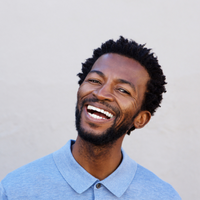
#> input picture SP1_WebPage/images/1.png, 200 x 200 px, given in place of the camera
$ python main.py
#> lines starting #> are read from the running program, lines starting #| are printed output that depends on the picture
import cv2, glob, os
import time
from datetime import datetime
from emailing import send_email
from threading import Thread

video = cv2.VideoCapture(0)
time.sleep(1)

status_list = []
first_frame = None
count = 1

def clean_folder():
    print("Clean folder function started")
    images = glob.glob("images/*.png")
    for image in images:
        os.remove(image)
    print("Clean folder function ended")

while True:
    status = 0
    check, frame = video.read()
#> frame is the input picture: shape (200, 200, 3); mean B, G, R 186.5, 177.8, 180.5

    now = datetime.now()
    cv2.putText(frame, now.strftime("%A"), (30, 80), cv2.FONT_HERSHEY_SIMPLEX, 1, (255, 255, 255), 4, cv2.LINE_AA)
    cv2.putText(frame, now.strftime("%H:%M:%S"), (30, 140), cv2.FONT_HERSHEY_SIMPLEX, 1, (0, 255, 0), 4, cv2.LINE_AA)
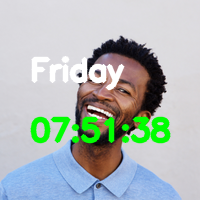
#> frame: shape (200, 200, 3); mean B, G, R 182.3, 185.1, 175.2

    grey_frame = cv2.cvtColor(frame, cv2.COLOR_BGR2GRAY)
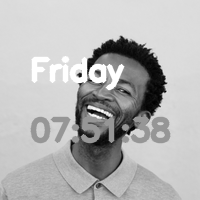
#> grey_frame: shape (200, 200); min 0, max 255, mean 181.9
    grey_frame_gav = cv2.GaussianBlur(grey_frame, (21, 21), 0)
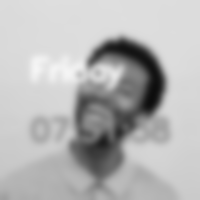
#> grey_frame_gav: shape (200, 200); min 12, max 245, mean 181.9


    if first_frame is None:
        first_frame = grey_frame_gav

    delta_frame = cv2.absdiff(first_frame, grey_frame_gav)
#> delta_frame: shape (200, 200); every value is 0

    thresh_frame = cv2.threshold(delta_frame, 50, 255, cv2.THRESH_BINARY)[1]
    dil_frame = cv2.dilate(thresh_frame, None, iterations=2)
    cv2.imshow("My video", dil_frame)

    contours, check = cv2.findContours(dil_frame, cv2.RETR_EXTERNAL, cv2.CHAIN_APPROX_SIMPLE)
#> contours = []; check = None

    for contour in contours:
        if cv2.contourArea(contour) < 5000:
            continue
        x, y, w, h = cv2.boundingRect(contour)
        rectangle = cv2.rectangle(frame, (x, y), (x+w, y+h), (0, 255, 0), 3)
        if rectangle.any():
            status = 1
            cv2.imwrite(f"images/{count}.png", frame)
            count = count + 1
            all_images = glob.glob("images/*.png")
            index = int(len(all_images)/2)
            image_with_object = all_images[index]

    status_list.append(status)
    status_list = status_list[-2:]
    if status_list[0] == 1 and status_list[1] == 0:
        email_thread = Thread(target=send_email, args=(image_with_object,))
        email_thread.daemon = True

        clean_thread = Thread(target=clean_folder)
        clean_thread.daemon = True

        email_thread.start()

    print(status_list)

    cv2.imshow("Video", frame)

    key = cv2.waitKey(1)
#> (key q is pressed here)

    if key == ord("q"):
        break

video.release()

#> (the run stopped early here; a loop or call above may not have finished)

$ run again, on SP1_WebPage/images/10.png
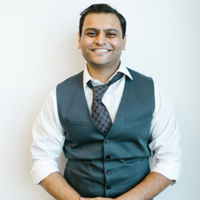
#> input picture SP1_WebPage/images/10.png, 200 x 200 px, given in place of the camera
#> frame is the input picture: shape (200, 200, 3); mean B, G, R 186.5, 186.3, 178.2
#> `grey_frame = cv2.cvtColor(frame, cv2.COLOR_BGR2GRAY)`:
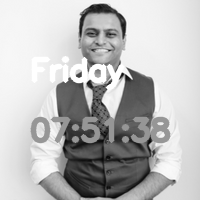
#> grey_frame: shape (200, 200); min 3, max 255, mean 186.6
#> `grey_frame_gav = cv2.GaussianBlur(grey_frame, (21, 21), 0)`:
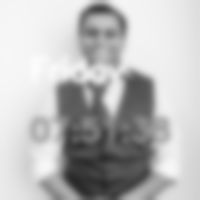
#> grey_frame_gav: shape (200, 200); min 40, max 252, mean 186.5
#> delta_frame: shape (200, 200); every value is 0
#> contours = []; check = None

$ run again, on SP1_WebPage/images/11.png
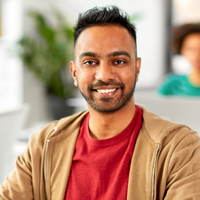
#> input picture SP1_WebPage/images/11.png, 200 x 200 px, given in place of the camera
#> frame is the input picture: shape (200, 200, 3); mean B, G, R 123.4, 146.7, 183.7
#> `grey_frame = cv2.cvtColor(frame, cv2.COLOR_BGR2GRAY)`:
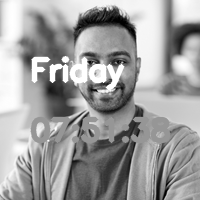
#> grey_frame: shape (200, 200); min 0, max 255, mean 158.9
#> `grey_frame_gav = cv2.GaussianBlur(grey_frame, (21, 21), 0)`:
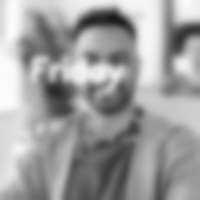
#> grey_frame_gav: shape (200, 200); min 24, max 252, mean 158.9
#> delta_frame: shape (200, 200); every value is 0
#> contours = []; check = None

$ run again, on SP1_WebPage/images/12.png
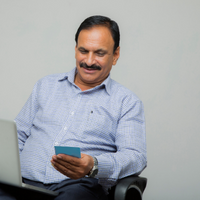
#> input picture SP1_WebPage/images/12.png, 200 x 200 px, given in place of the camera
#> frame is the input picture: shape (200, 200, 3); mean B, G, R 168.7, 165.7, 164.2
#> `grey_frame = cv2.cvtColor(frame, cv2.COLOR_BGR2GRAY)`:
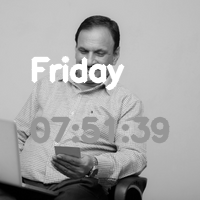
#> grey_frame: shape (200, 200); min 0, max 255, mean 167.2
#> `grey_frame_gav = cv2.GaussianBlur(grey_frame, (21, 21), 0)`:
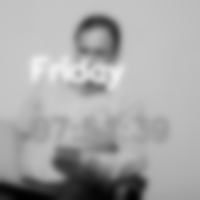
#> grey_frame_gav: shape (200, 200); min 0, max 240, mean 167.2
#> delta_frame: shape (200, 200); every value is 0
#> contours = []; check = None
